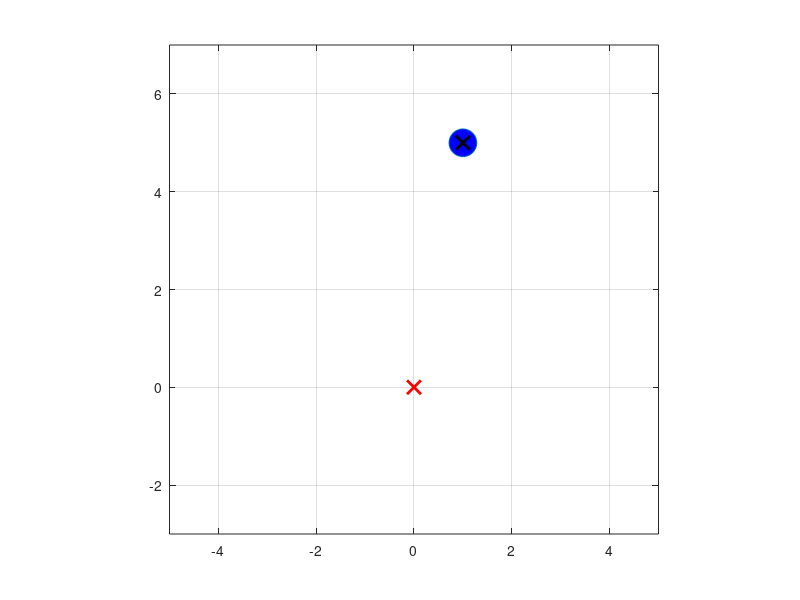

Here is the MATLAB script that generated this plot: (Note: this script raises an error after producing the figure.)
clear;
close all;

dt = 0.05; %%時間刻み=離散時間Tsとして使用
Tfin = 15; %シミュレーション終了時間
t1 = [0:dt:Tfin];

v1 = ones(1,length(t1))*(-1);
v2 = ones(1,length(t1));

zi = zeros(length(t1),3);
zi(1,:) = [1 0 5]; %状態z = [z1, z2, z3]T の初期値を設定

k2 = 4;
k3 = 5;

h = plot(zi(1,1),zi(1,3), 'o', 'MarkerSize' ,20, 'MarkerFaceColor', 'b');

hold on;
axis equal;
grid on;

axis([-5 5 -3 7])

plot(1,5,'kx','MarkerSize', 10,'LineWidth',2)
plot(0,0,'rx','MarkerSize', 10,'LineWidth',2)

for i = 1:length(t1)-1

    set(h, 'XData', zi(i,1),'YData', zi(i,3));

    drawnow;

    F = getframe(gcf);
      % RGBデータをインデックス付きデータに変更
      [X,map] = rgb2ind(F.cdata,256);
      if i==1
          % GIFファイルに書き出し
          imwrite(X,map,'TimeState_b.gif')
      else
          % 2回目以降は'append'でアニメーションを作成
          imwrite(X,map,'TimeState_b.gif','WriteMode','append')
      end

    zi(i+1,1) = zi(i,1) + v1(i)*dt; %dz1 = v1(i)dt
    zi(i+1,2) = zi(i,2) + v2(i)*dt; %v2(i)/vi(1)*v1(i)*dt
    zi(i+1,3) = zi(i,3) + zi(i,2)*v1(i)*dt;

    %v1(i+1) = -0.1*zi(i+1,1); %入力v1(=u1cosθ), v1=-λz1で(λ>0の定数)z1を0に収束

    if i > 75
        v1(i+1) = -0.5*zi(i+1,1); %入力v1(=u1cosθ), v1=-λz1で(λ>0の定数)z1を0に収束
    end

    %入力v2はv1正負で場合分け
    if v1(i+1) > 0
        v2(i+1) = -k2*zi(i+1,2)*v1(i+1)-k3*zi(i+1,3)*v1(i+1); 
    else
        v2(i+1) = k2*zi(i+1,2)*v1(i+1)-k3*zi(i+1,3)*v1(i+1); 
    end

end
